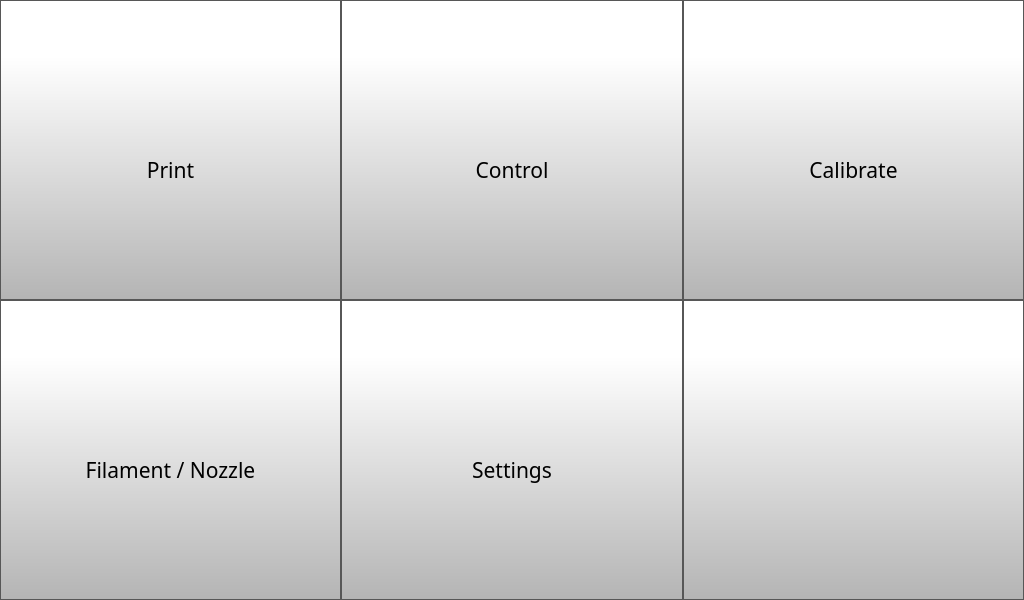
<?xml version="1.0" encoding="UTF-8"?>
<ui version="4.0">
 <class>menu_screen</class>
 <widget class="QWidget" name="menu_screen">
  <property name="geometry">
   <rect>
    <x>0</x>
    <y>0</y>
    <width>1024</width>
    <height>600</height>
   </rect>
  </property>
  <property name="minimumSize">
   <size>
    <width>1024</width>
    <height>600</height>
   </size>
  </property>
  <property name="windowTitle">
   <string>Form</string>
  </property>
  <layout class="QVBoxLayout" name="verticalLayout">
   <property name="spacing">
    <number>0</number>
   </property>
   <property name="leftMargin">
    <number>0</number>
   </property>
   <property name="topMargin">
    <number>0</number>
   </property>
   <property name="rightMargin">
    <number>0</number>
   </property>
   <property name="bottomMargin">
    <number>0</number>
   </property>
   <item>
    <layout class="QGridLayout" name="gridLayout_2">
     <property name="spacing">
      <number>0</number>
     </property>
     <item row="0" column="1">
      <widget class="QToolButton" name="menuControlButton">
       <property name="sizePolicy">
        <sizepolicy hsizetype="Expanding" vsizetype="Expanding">
         <horstretch>0</horstretch>
         <verstretch>0</verstretch>
        </sizepolicy>
       </property>
       <property name="minimumSize">
        <size>
         <width>0</width>
         <height>0</height>
        </size>
       </property>
       <property name="font">
        <font>
         <family>Montserrat</family>
         <pointsize>16</pointsize>
        </font>
       </property>
       <property name="styleSheet">
        <string notr="true">QToolButton {
padding-top: 20px;
     border: 1px solid rgb(87, 87, 87);
	background-color: qlineargradient(spread:pad, x1:0, y1:1, x2:0, y2:0.188, stop:0 rgba(180, 180, 180, 255), stop:1 rgba(255, 255, 255, 255));
padding-top:40px;

}

QToolButton:pressed {
    background-color: qlineargradient(x1: 0, y1: 0, x2: 0, y2: 1,
                                      stop: 0 #dadbde, stop: 1 #f6f7fa);
}

QToolButton:flat {
    border: none; /* no border for a flat push button */
}

QToolButton:default {
    border-color: navy; /* make the default button prominent */
}</string>
       </property>
       <property name="text">
        <string>Control</string>
       </property>
       <property name="icon">
        <iconset resource="../resources/resource.qrc">
         <normaloff>:/Icons/img/icons/settings-1.png</normaloff>:/Icons/img/icons/settings-1.png</iconset>
       </property>
       <property name="iconSize">
        <size>
         <width>100</width>
         <height>100</height>
        </size>
       </property>
       <property name="checkable">
        <bool>false</bool>
       </property>
       <property name="toolButtonStyle">
        <enum>Qt::ToolButtonTextUnderIcon</enum>
       </property>
      </widget>
     </item>
     <item row="0" column="2">
      <widget class="QToolButton" name="menuCalibrateButton">
       <property name="sizePolicy">
        <sizepolicy hsizetype="Expanding" vsizetype="Expanding">
         <horstretch>0</horstretch>
         <verstretch>0</verstretch>
        </sizepolicy>
       </property>
       <property name="minimumSize">
        <size>
         <width>0</width>
         <height>0</height>
        </size>
       </property>
       <property name="font">
        <font>
         <family>Montserrat</family>
         <pointsize>16</pointsize>
        </font>
       </property>
       <property name="styleSheet">
        <string notr="true">QToolButton {
padding-top: 20px;
     border: 1px solid rgb(87, 87, 87);
	background-color: qlineargradient(spread:pad, x1:0, y1:1, x2:0, y2:0.188, stop:0 rgba(180, 180, 180, 255), stop:1 rgba(255, 255, 255, 255));
padding-top:40px;
}

QToolButton:pressed {
    background-color: qlineargradient(x1: 0, y1: 0, x2: 0, y2: 1,
                                      stop: 0 #dadbde, stop: 1 #f6f7fa);
}

QToolButton:flat {
    border: none; /* no border for a flat push button */
}

QToolButton:default {
    border-color: navy; /* make the default button prominent */
}</string>
       </property>
       <property name="text">
        <string>Calibrate</string>
       </property>
       <property name="icon">
        <iconset resource="../resources/resource.qrc">
         <normaloff>:/Icons/img/icons/reload.png</normaloff>:/Icons/img/icons/reload.png</iconset>
       </property>
       <property name="iconSize">
        <size>
         <width>100</width>
         <height>100</height>
        </size>
       </property>
       <property name="checkable">
        <bool>false</bool>
       </property>
       <property name="toolButtonStyle">
        <enum>Qt::ToolButtonTextUnderIcon</enum>
       </property>
      </widget>
     </item>
     <item row="0" column="0">
      <widget class="QToolButton" name="menuPrintButton">
       <property name="sizePolicy">
        <sizepolicy hsizetype="Expanding" vsizetype="Expanding">
         <horstretch>0</horstretch>
         <verstretch>0</verstretch>
        </sizepolicy>
       </property>
       <property name="minimumSize">
        <size>
         <width>0</width>
         <height>0</height>
        </size>
       </property>
       <property name="font">
        <font>
         <family>Montserrat</family>
         <pointsize>16</pointsize>
         <weight>50</weight>
         <bold>false</bold>
        </font>
       </property>
       <property name="styleSheet">
        <string notr="true">QToolButton {
	padding-top: 20px;
     border: 1px solid rgb(87, 87, 87);
	background-color: qlineargradient(spread:pad, x1:0, y1:1, x2:0, y2:0.188, stop:0 rgba(180, 180, 180, 255), stop:1 rgba(255, 255, 255, 255));
padding-top:40px;
}

QToolButton:pressed {
    background-color: qlineargradient(x1: 0, y1: 0, x2: 0, y2: 1,
                                      stop: 0 #dadbde, stop: 1 #f6f7fa);
}

QToolButton:flat {
    border: none; /* no border for a flat push button */
}

QToolButton:default {
    border-color: navy; /* make the default button prominent */
}</string>
       </property>
       <property name="text">
        <string>Print</string>
       </property>
       <property name="icon">
        <iconset resource="../resources/resource.qrc">
         <normaloff>:/Icons/img/icons/printer.png</normaloff>:/Icons/img/icons/printer.png</iconset>
       </property>
       <property name="iconSize">
        <size>
         <width>100</width>
         <height>100</height>
        </size>
       </property>
       <property name="checkable">
        <bool>false</bool>
       </property>
       <property name="toolButtonStyle">
        <enum>Qt::ToolButtonTextUnderIcon</enum>
       </property>
      </widget>
     </item>
     <item row="1" column="0">
      <widget class="QToolButton" name="menuFilamentNozzleButton">
       <property name="sizePolicy">
        <sizepolicy hsizetype="Expanding" vsizetype="Expanding">
         <horstretch>0</horstretch>
         <verstretch>0</verstretch>
        </sizepolicy>
       </property>
       <property name="minimumSize">
        <size>
         <width>0</width>
         <height>0</height>
        </size>
       </property>
       <property name="font">
        <font>
         <family>Montserrat</family>
         <pointsize>16</pointsize>
        </font>
       </property>
       <property name="styleSheet">
        <string notr="true">QToolButton {
padding-top: 20px;
     border: 1px solid rgb(87, 87, 87);
	background-color: qlineargradient(spread:pad, x1:0, y1:1, x2:0, y2:0.188, stop:0 rgba(180, 180, 180, 255), stop:1 rgba(255, 255, 255, 255));
padding-top:40px;
}

QToolButton:pressed {
    background-color: qlineargradient(x1: 0, y1: 0, x2: 0, y2: 1,
                                      stop: 0 #dadbde, stop: 1 #f6f7fa);
}

QToolButton:flat {
    border: none; /* no border for a flat push button */
}

QToolButton:default {
    border-color: navy; /* make the default button prominent */
}</string>
       </property>
       <property name="text">
        <string>Filament / Nozzle</string>
       </property>
       <property name="icon">
        <iconset resource="../resources/resource.qrc">
         <normaloff>:/Icons/img/icons/filamentNozzleMenuIcon.png</normaloff>:/Icons/img/icons/filamentNozzleMenuIcon.png</iconset>
       </property>
       <property name="iconSize">
        <size>
         <width>100</width>
         <height>100</height>
        </size>
       </property>
       <property name="checkable">
        <bool>false</bool>
       </property>
       <property name="toolButtonStyle">
        <enum>Qt::ToolButtonTextUnderIcon</enum>
       </property>
       <property name="autoRaise">
        <bool>false</bool>
       </property>
      </widget>
     </item>
     <item row="1" column="1">
      <widget class="QToolButton" name="menuSettingsButton">
       <property name="sizePolicy">
        <sizepolicy hsizetype="Expanding" vsizetype="Expanding">
         <horstretch>0</horstretch>
         <verstretch>0</verstretch>
        </sizepolicy>
       </property>
       <property name="minimumSize">
        <size>
         <width>0</width>
         <height>0</height>
        </size>
       </property>
       <property name="font">
        <font>
         <family>Montserrat</family>
         <pointsize>16</pointsize>
        </font>
       </property>
       <property name="styleSheet">
        <string notr="true">QToolButton {
padding-top: 20px;
     border: 1px solid rgb(87, 87, 87);
	background-color: qlineargradient(spread:pad, x1:0, y1:1, x2:0, y2:0.188, stop:0 rgba(180, 180, 180, 255), stop:1 rgba(255, 255, 255, 255));
padding-top:40px;
}

QToolButton:pressed {
    background-color: qlineargradient(x1: 0, y1: 0, x2: 0, y2: 1,
                                      stop: 0 #dadbde, stop: 1 #f6f7fa);
}

QToolButton:flat {
    border: none; /* no border for a flat push button */
}

QToolButton:default {
    border-color: navy; /* make the default button prominent */
}</string>
       </property>
       <property name="text">
        <string>Settings</string>
       </property>
       <property name="icon">
        <iconset resource="../resources/resource.qrc">
         <normaloff>:/Icons/img/icons/settings.png</normaloff>:/Icons/img/icons/settings.png</iconset>
       </property>
       <property name="iconSize">
        <size>
         <width>100</width>
         <height>100</height>
        </size>
       </property>
       <property name="checkable">
        <bool>false</bool>
       </property>
       <property name="toolButtonStyle">
        <enum>Qt::ToolButtonTextUnderIcon</enum>
       </property>
      </widget>
     </item>
     <item row="1" column="2">
      <widget class="QPushButton" name="menuBackButton">
       <property name="sizePolicy">
        <sizepolicy hsizetype="Expanding" vsizetype="Expanding">
         <horstretch>0</horstretch>
         <verstretch>0</verstretch>
        </sizepolicy>
       </property>
       <property name="minimumSize">
        <size>
         <width>0</width>
         <height>0</height>
        </size>
       </property>
       <property name="font">
        <font>
         <family>Gotham</family>
         <pointsize>16</pointsize>
        </font>
       </property>
       <property name="styleSheet">
        <string notr="true">QPushButton {
     border: 1px solid rgb(87, 87, 87);
	background-color: qlineargradient(spread:pad, x1:0, y1:1, x2:0, y2:0.188, stop:0 rgba(180, 180, 180, 255), stop:1 rgba(255, 255, 255, 255));

}

QPushButton:pressed {
    background-color: qlineargradient(x1: 0, y1: 0, x2: 0, y2: 1,
                                      stop: 0 #dadbde, stop: 1 #f6f7fa);
}

QPushButton:flat {
    border: none; /* no border for a flat push button */
}

QPushButton:default {
    border-color: navy; /* make the default button prominent */
}</string>
       </property>
       <property name="text">
        <string/>
       </property>
       <property name="icon">
        <iconset resource="../resources/resource.qrc">
         <normaloff>:/Navigation/img/Navigation/arrows-4.png</normaloff>:/Navigation/img/Navigation/arrows-4.png</iconset>
       </property>
       <property name="iconSize">
        <size>
         <width>100</width>
         <height>100</height>
        </size>
       </property>
       <property name="checkable">
        <bool>false</bool>
       </property>
      </widget>
     </item>
    </layout>
   </item>
  </layout>
 </widget>
 <resources>
  <include location="../resources/resource.qrc"/>
 </resources>
 <connections/>
</ui>
